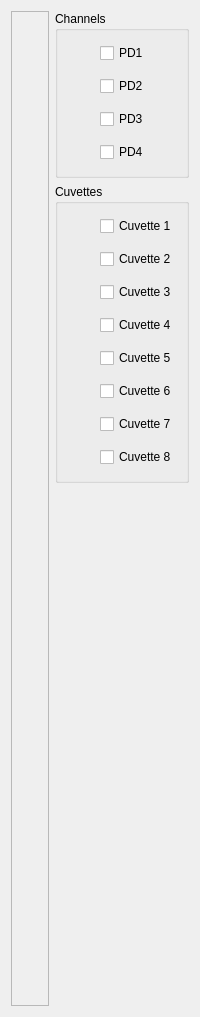
      <widget class="QWidget" name="smoothNpTab">
       <attribute name="title">
        <string>Smooth NP</string>
       </attribute>
       <layout class="QGridLayout" name="gridLayout_13">
        <item row="0" column="1">
         <widget class="QGroupBox" name="smoothNpChannelBox">
          <property name="title">
           <string>Channels</string>
          </property>
          <layout class="QGridLayout" name="rawTimeSpatialDisplayLayout_4">
           <item row="0" column="0">
            <widget class="QLabel" name="smoothNpChannelPd0Label">
             <property name="sizePolicy">
              <sizepolicy hsizetype="Fixed" vsizetype="Fixed">
               <horstretch>0</horstretch>
               <verstretch>0</verstretch>
              </sizepolicy>
             </property>
             <property name="minimumSize">
              <size>
               <width>27</width>
               <height>27</height>
              </size>
             </property>
             <property name="maximumSize">
              <size>
               <width>27</width>
               <height>27</height>
              </size>
             </property>
             <property name="frameShape">
              <enum>QFrame::NoFrame</enum>
             </property>
             <property name="text">
              <string/>
             </property>
            </widget>
           </item>
           <item row="0" column="1">
            <widget class="QCheckBox" name="smoothNpChannelPd0Box">
             <property name="text">
              <string>PD1</string>
             </property>
            </widget>
           </item>
           <item row="1" column="0">
            <widget class="QLabel" name="smoothNpChannelPd1Label">
             <property name="sizePolicy">
              <sizepolicy hsizetype="Fixed" vsizetype="Fixed">
               <horstretch>0</horstretch>
               <verstretch>0</verstretch>
              </sizepolicy>
             </property>
             <property name="minimumSize">
              <size>
               <width>27</width>
               <height>27</height>
              </size>
             </property>
             <property name="maximumSize">
              <size>
               <width>27</width>
               <height>27</height>
              </size>
             </property>
             <property name="frameShape">
              <enum>QFrame::NoFrame</enum>
             </property>
             <property name="text">
              <string/>
             </property>
            </widget>
           </item>
           <item row="1" column="1">
            <widget class="QCheckBox" name="smoothNpChannelPd1Box">
             <property name="text">
              <string>PD2</string>
             </property>
            </widget>
           </item>
           <item row="2" column="0">
            <widget class="QLabel" name="smoothNpChannelPd2Label">
             <property name="sizePolicy">
              <sizepolicy hsizetype="Fixed" vsizetype="Fixed">
               <horstretch>0</horstretch>
               <verstretch>0</verstretch>
              </sizepolicy>
             </property>
             <property name="minimumSize">
              <size>
               <width>27</width>
               <height>27</height>
              </size>
             </property>
             <property name="maximumSize">
              <size>
               <width>27</width>
               <height>27</height>
              </size>
             </property>
             <property name="frameShape">
              <enum>QFrame::NoFrame</enum>
             </property>
             <property name="text">
              <string/>
             </property>
            </widget>
           </item>
           <item row="2" column="1">
            <widget class="QCheckBox" name="smoothNpChannelPd2Box">
             <property name="text">
              <string>PD3</string>
             </property>
            </widget>
           </item>
           <item row="3" column="0">
            <widget class="QLabel" name="smoothNpChannelPd3Label">
             <property name="sizePolicy">
              <sizepolicy hsizetype="Fixed" vsizetype="Fixed">
               <horstretch>0</horstretch>
               <verstretch>0</verstretch>
              </sizepolicy>
             </property>
             <property name="minimumSize">
              <size>
               <width>27</width>
               <height>27</height>
              </size>
             </property>
             <property name="maximumSize">
              <size>
               <width>27</width>
               <height>27</height>
              </size>
             </property>
             <property name="frameShape">
              <enum>QFrame::NoFrame</enum>
             </property>
             <property name="text">
              <string/>
             </property>
            </widget>
           </item>
           <item row="3" column="1">
            <widget class="QCheckBox" name="smoothNpChannelPd3Box">
             <property name="text">
              <string>PD4</string>
             </property>
            </widget>
           </item>
          </layout>
         </widget>
        </item>
        <item row="1" column="1">
         <widget class="QGroupBox" name="smoothNpCuvetteBox">
          <property name="title">
           <string>Cuvettes</string>
          </property>
          <layout class="QGridLayout" name="gridLayout_12">
           <item row="0" column="0">
            <widget class="QLabel" name="smoothNpCuvette0Label">
             <property name="sizePolicy">
              <sizepolicy hsizetype="Fixed" vsizetype="Fixed">
               <horstretch>0</horstretch>
               <verstretch>0</verstretch>
              </sizepolicy>
             </property>
             <property name="minimumSize">
              <size>
               <width>27</width>
               <height>27</height>
              </size>
             </property>
             <property name="maximumSize">
              <size>
               <width>27</width>
               <height>27</height>
              </size>
             </property>
             <property name="frameShape">
              <enum>QFrame::NoFrame</enum>
             </property>
             <property name="text">
              <string/>
             </property>
            </widget>
           </item>
           <item row="0" column="1">
            <widget class="QCheckBox" name="smoothNpCuvette0Box">
             <property name="text">
              <string>Cuvette 1</string>
             </property>
            </widget>
           </item>
           <item row="1" column="0">
            <widget class="QLabel" name="smoothNpCuvette1Label">
             <property name="sizePolicy">
              <sizepolicy hsizetype="Fixed" vsizetype="Fixed">
               <horstretch>0</horstretch>
               <verstretch>0</verstretch>
              </sizepolicy>
             </property>
             <property name="minimumSize">
              <size>
               <width>27</width>
               <height>27</height>
              </size>
             </property>
             <property name="maximumSize">
              <size>
               <width>27</width>
               <height>27</height>
              </size>
             </property>
             <property name="frameShape">
              <enum>QFrame::NoFrame</enum>
             </property>
             <property name="text">
              <string/>
             </property>
            </widget>
           </item>
           <item row="1" column="1">
            <widget class="QCheckBox" name="smoothNpCuvette1Box">
             <property name="text">
              <string>Cuvette 2</string>
             </property>
            </widget>
           </item>
           <item row="2" column="0">
            <widget class="QLabel" name="smoothNpCuvette2Label">
             <property name="sizePolicy">
              <sizepolicy hsizetype="Fixed" vsizetype="Fixed">
               <horstretch>0</horstretch>
               <verstretch>0</verstretch>
              </sizepolicy>
             </property>
             <property name="minimumSize">
              <size>
               <width>27</width>
               <height>27</height>
              </size>
             </property>
             <property name="maximumSize">
              <size>
               <width>27</width>
               <height>27</height>
              </size>
             </property>
             <property name="frameShape">
              <enum>QFrame::NoFrame</enum>
             </property>
             <property name="text">
              <string/>
             </property>
            </widget>
           </item>
           <item row="2" column="1">
            <widget class="QCheckBox" name="smoothNpCuvette2Box">
             <property name="text">
              <string>Cuvette 3</string>
             </property>
            </widget>
           </item>
           <item row="3" column="0">
            <widget class="QLabel" name="smoothNpCuvette3Label">
             <property name="sizePolicy">
              <sizepolicy hsizetype="Fixed" vsizetype="Fixed">
               <horstretch>0</horstretch>
               <verstretch>0</verstretch>
              </sizepolicy>
             </property>
             <property name="minimumSize">
              <size>
               <width>27</width>
               <height>27</height>
              </size>
             </property>
             <property name="maximumSize">
              <size>
               <width>27</width>
               <height>27</height>
              </size>
             </property>
             <property name="frameShape">
              <enum>QFrame::NoFrame</enum>
             </property>
             <property name="text">
              <string/>
             </property>
            </widget>
           </item>
           <item row="3" column="1">
            <widget class="QCheckBox" name="smoothNpCuvette3Box">
             <property name="text">
              <string>Cuvette 4</string>
             </property>
            </widget>
           </item>
           <item row="4" column="0">
            <widget class="QLabel" name="smoothNpCuvette4Label">
             <property name="sizePolicy">
              <sizepolicy hsizetype="Fixed" vsizetype="Fixed">
               <horstretch>0</horstretch>
               <verstretch>0</verstretch>
              </sizepolicy>
             </property>
             <property name="minimumSize">
              <size>
               <width>27</width>
               <height>27</height>
              </size>
             </property>
             <property name="maximumSize">
              <size>
               <width>27</width>
               <height>27</height>
              </size>
             </property>
             <property name="frameShape">
              <enum>QFrame::NoFrame</enum>
             </property>
             <property name="text">
              <string/>
             </property>
            </widget>
           </item>
           <item row="4" column="1">
            <widget class="QCheckBox" name="smoothNpCuvette4Box">
             <property name="text">
              <string>Cuvette 5</string>
             </property>
            </widget>
           </item>
           <item row="5" column="0">
            <widget class="QLabel" name="smoothNpCuvette5Label">
             <property name="sizePolicy">
              <sizepolicy hsizetype="Fixed" vsizetype="Fixed">
               <horstretch>0</horstretch>
               <verstretch>0</verstretch>
              </sizepolicy>
             </property>
             <property name="minimumSize">
              <size>
               <width>27</width>
               <height>27</height>
              </size>
             </property>
             <property name="maximumSize">
              <size>
               <width>27</width>
               <height>27</height>
              </size>
             </property>
             <property name="frameShape">
              <enum>QFrame::NoFrame</enum>
             </property>
             <property name="text">
              <string/>
             </property>
            </widget>
           </item>
           <item row="5" column="1">
            <widget class="QCheckBox" name="smoothNpCuvette5Box">
             <property name="text">
              <string>Cuvette 6</string>
             </property>
            </widget>
           </item>
           <item row="6" column="0">
            <widget class="QLabel" name="smoothNpCuvette6Label">
             <property name="sizePolicy">
              <sizepolicy hsizetype="Fixed" vsizetype="Fixed">
               <horstretch>0</horstretch>
               <verstretch>0</verstretch>
              </sizepolicy>
             </property>
             <property name="minimumSize">
              <size>
               <width>27</width>
               <height>27</height>
              </size>
             </property>
             <property name="maximumSize">
              <size>
               <width>27</width>
               <height>27</height>
              </size>
             </property>
             <property name="frameShape">
              <enum>QFrame::NoFrame</enum>
             </property>
             <property name="text">
              <string/>
             </property>
            </widget>
           </item>
           <item row="6" column="1">
            <widget class="QCheckBox" name="smoothNpCuvette6Box">
             <property name="text">
              <string>Cuvette 7</string>
             </property>
            </widget>
           </item>
           <item row="7" column="0">
            <widget class="QLabel" name="smoothNpCuvette7Label">
             <property name="sizePolicy">
              <sizepolicy hsizetype="Fixed" vsizetype="Fixed">
               <horstretch>0</horstretch>
               <verstretch>0</verstretch>
              </sizepolicy>
             </property>
             <property name="minimumSize">
              <size>
               <width>27</width>
               <height>27</height>
              </size>
             </property>
             <property name="maximumSize">
              <size>
               <width>27</width>
               <height>27</height>
              </size>
             </property>
             <property name="frameShape">
              <enum>QFrame::NoFrame</enum>
             </property>
             <property name="text">
              <string/>
             </property>
            </widget>
           </item>
           <item row="7" column="1">
            <widget class="QCheckBox" name="smoothNpCuvette7Box">
             <property name="text">
              <string>Cuvette 8</string>
             </property>
            </widget>
           </item>
          </layout>
         </widget>
        </item>
        <item row="2" column="1">
         <spacer name="verticalSpacer_4">
          <property name="orientation">
           <enum>Qt::Vertical</enum>
          </property>
          <property name="sizeHint" stdset="0">
           <size>
            <width>20</width>
            <height>523</height>
           </size>
          </property>
         </spacer>
        </item>
        <item row="0" column="0" rowspan="3">
         <widget class="QFrame" name="smoothNpFrame">
          <property name="frameShape">
           <enum>QFrame::StyledPanel</enum>
          </property>
          <property name="frameShadow">
           <enum>QFrame::Raised</enum>
          </property>
          <layout class="QGridLayout" name="gridLayout_14">
           <property name="leftMargin">
            <number>0</number>
           </property>
           <property name="topMargin">
            <number>0</number>
           </property>
           <property name="rightMargin">
            <number>0</number>
           </property>
           <property name="bottomMargin">
            <number>0</number>
           </property>
           <item row="0" column="0">
            <widget class="SmoothNpPlot" name="smoothNpWidget" native="true">
             <property name="sizePolicy">
              <sizepolicy hsizetype="Expanding" vsizetype="Expanding">
               <horstretch>0</horstretch>
               <verstretch>0</verstretch>
              </sizepolicy>
             </property>
            </widget>
           </item>
          </layout>
         </widget>
        </item>
       </layout>
      </widget>
